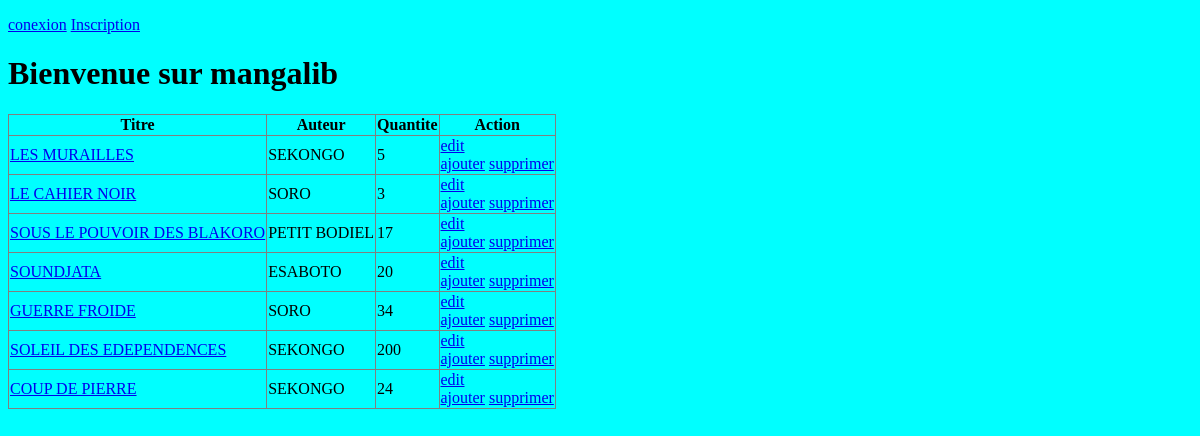
The page /manga/ on the database as committed earlier.
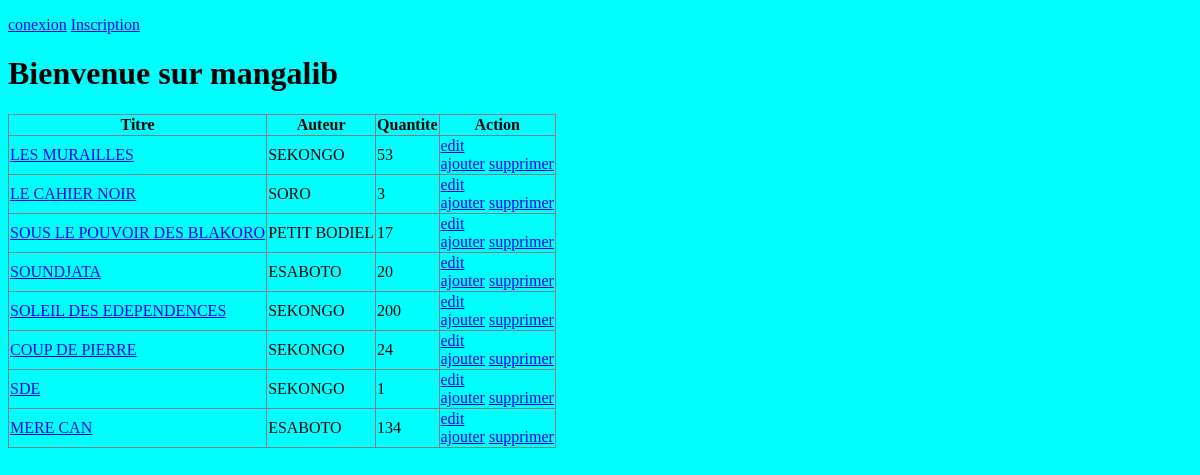
The same page on the database as committed later.
### mangalib/models.py (models this page shows, shortened)
class Livre(models.Model):
    title = models.CharField(max_length= 32, unique= True)
    quantite = models.IntegerField(default= 1)
    auteur = models.ForeignKey(Auteur, on_delete= models.DO_NOTHING)

class Auteur(models.Model):
    Nom = models.CharField(max_length= 64, unique= True)
    class Meta:
        verbose_name = 'Au_teur'
        verbose_name_plural = 'Auteurs'

### mangalib/views.py (the view)
# urls.py: path('', views.index, name= 'index'),
def index(request):
    context = {
        'message': "hello !",
        'username': 'sekongo'
               }
    data = Livre.objects.all()
    return render(request, 'mangalib/index.html', {'context': context, 'data': data})

### mangalib/templates/mangalib/index.html (shortened to what this page needs)
{% load static %}
{% load custom %}
<!DOCTYPE html>
<html lang="en">
<head>
    <link rel="stylesheet" href="{% static 'manga/css/style.css' %}">
</head>
<body>
    {% if user.is_authenticated %}
        <p>connecter sous {{user.username}} | <a href="{% url 'logout' %}">Deconexion</a></p>
    {% else %}
    <p></p><a href="{% url 'login' %}">conexion</a>
    <a href="{% url 'register' %}">Inscription</a></p>
    {% endif %}
    <h1>Bienvenue sur mangalib</h1>
    <table border="1" style="border-collapse: collapse;">
        <thead>
              <th>Titre</th> <th>Auteur</th> <th>Quantite</th> <th>Action</th>
        </thead>
        <tbody>
            {% for data in data %}
            <tr>
                <td><a href="{% url 'show' data.id %}">{{data.title|upper}}</a></td>
                <td>{{data.auteur.Nom|upper}}</td>
                <td>{{data.quantite}}</td>
                <td colspan="3">
                    <form method="post"><a href="{% url 'edit' data.id %}">edit</a></form>
                    <a href="{% url 'add' %}">ajouter</a>
                    <a href="{% url 'delete' data.id %}">supprimer</a>
                </td>
            </tr>
            {% endfor %}
        </tbody>
    </table>
</body>
</html>

Rows that differ between the two databases and show on the page:
removed Livre: title "GUERRE FROIDE", auteur.Nom "SORO", quantite "34"
changed Livre "LES MURAILLES": quantite "5" → "53"
added Livre: title "SDE", auteur.Nom "SEKONGO", quantite "1"
added Livre: title "MERE CAN", auteur.Nom "ESABOTO", quantite "134"
